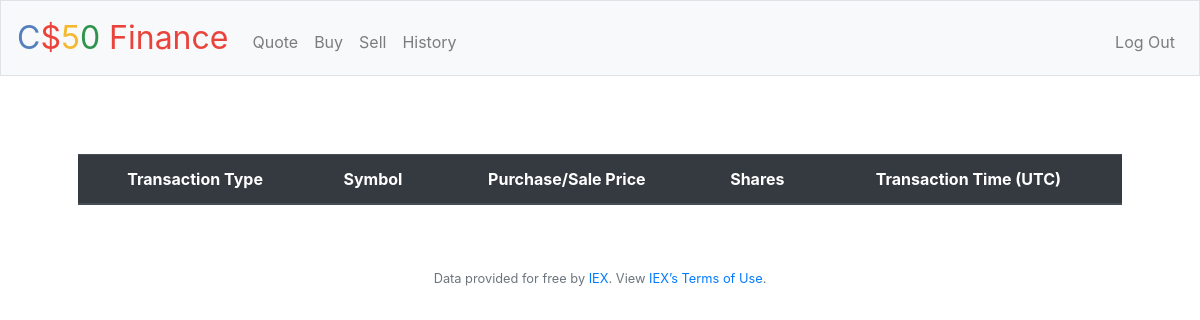
Before: /history (signed in) with the older database file.
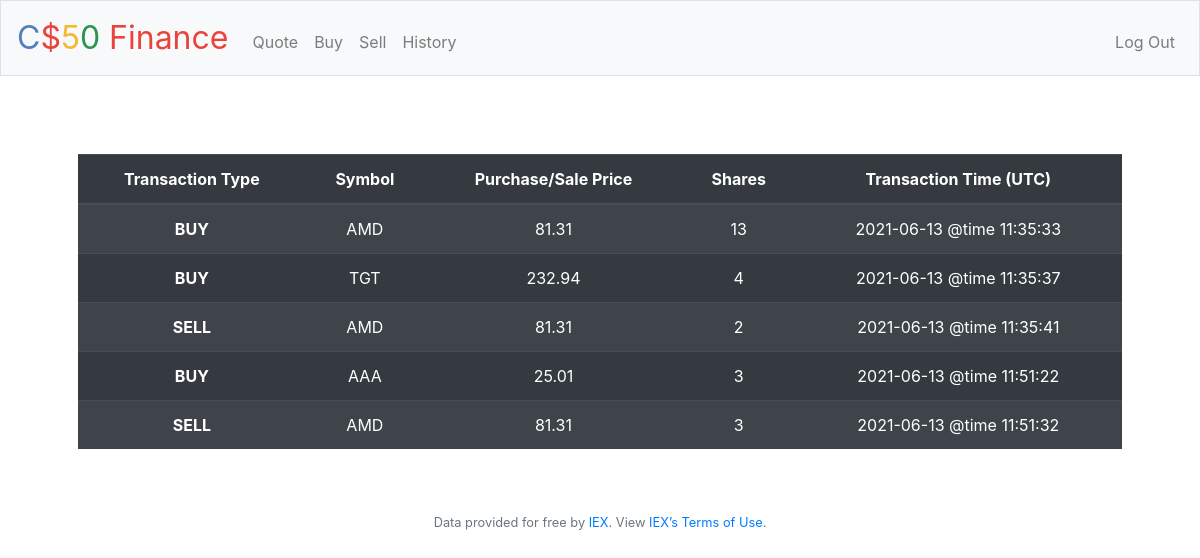
After: the same page with the newer database file.
### tables this page shows
CREATE TABLE orders (id INTEGER, user_id NUMERIC NOT NULL, symbol TEXT NOT NULL,             shares NUMERIC NOT NULL, price NUMERIC NOT NULL, timestamp TEXT, PRIMARY KEY(id),             FOREIGN KEY(user_id) REFERENCES users(id));

### application.py (the view)
@app.route("/history")
@login_required
def history():
    rows = db.execute("SELECT symbol, shares, price, timestamp FROM orders WHERE user_id = ?", session["user_id"])
    return render_template("history.html", rows = rows)

### application.py (called while the page is built)
@app.after_request
def after_request(response):
    response.headers["Cache-Control"] = "no-cache, no-store, must-revalidate"
    response.headers["Expires"] = 0
    response.headers["Pragma"] = "no-cache"
    return response

### helpers.py (called while the page is built)
def login_required(f):
    @wraps(f)
    def decorated_function(*args, **kwargs):
        if session.get("user_id") is None:
            return redirect("/login")
        return f(*args, **kwargs)
    return decorated_function

### templates/history.html (shortened to what this page needs)
{% extends "layout.html" %}
{% block main %}
    <table style='margin-top: 30px' class="table table-striped table-dark">
      <thead>
        <tr>
          <th scope="col"> Transaction Type </th>
          <th scope="col"> Symbol </th>
          <th scope="col"> Purchase/Sale Price </th>
          <th scope="col"> Shares </th>
          <th scope="col"> Transaction Time (UTC) </th>
        </tr>
      </thead>
      <tbody>
        {% for row in rows %}
        <tr>
          <th scope="row">
              {{ "BUY" if row["shares"] > 0 else "SELL" }}
          </th>
          <td>  {{ row["symbol"] }}  </td>
          <td>  {{ row["price"] }}  </td>
          <td>  {{ row["shares"]|abs }}  </td>
          <td>  {{ row["timestamp"] }}  </td>
        </tr>
        {% endfor %}
      </body>
{% endblock %}

### templates/layout.html (shortened to what this page needs)
<!DOCTYPE html>
<html lang="en">
    <head>
        <link rel="stylesheet" href="https://cdn.jsdelivr.net/npm/bootstrap@4.5.3/dist/css/bootstrap.min.css">
        <link href="/static/styles.css" rel="stylesheet">
    </head>
    <body>
        <nav class="navbar navbar-expand-md navbar-light bg-light border">
            <a class="navbar-brand" href="/"><span class="blue">C</span><span class="red">$</span><span class="yellow">5</span><span class="green">0</span> <span class="red">Finance</span></a>
            <div class="collapse navbar-collapse" id="navbar">
                {% if session.user_id %}
                    <ul class="navbar-nav mr-auto mt-2">
                        <li class="nav-item"><a class="nav-link" href="/quote">Quote</a></li>
                        <li class="nav-item"><a class="nav-link" href="/buy">Buy</a></li>
                        <li class="nav-item"><a class="nav-link" href="/sell">Sell</a></li>
                        <li class="nav-item"><a class="nav-link" href="/history">History</a></li>
                    </ul>
                    <ul class="navbar-nav ml-auto mt-2">
                        <li class="nav-item"><a class="nav-link" href="/logout">Log Out</a></li>
                    </ul>
                {% else %}
                    <ul class="navbar-nav ml-auto mt-2">
                        <li class="nav-item"><a class="nav-link" href="/register">Register</a></li>
                        <li class="nav-item"><a class="nav-link" href="/login">Log In</a></li>
                    </ul>
                {% endif %}
            </div>
        </nav>
        <main class="container p-5">
            {% block main %}{% endblock %}
        <footer class="small text-center text-muted">
            Data provided for free by <a href="https://iextrading.com/developer">IEX</a>. View <a href="https://iextrading.com/api-exhibit-a/">IEX’s Terms of Use</a>.
        </footer>
    </body>
</html>

### static/styles.css (style rules this page uses)
nav .navbar-brand { font-size: xx-large; }
nav .navbar-brand .blue { color: #537fbe; }
nav .navbar-brand .red { color: #ea433b; }
nav .navbar-brand .yellow { color: #f5b82e; }
nav .navbar-brand .green { color: #2e944b; }
main { overflow-x: auto; text-align: center; }

Changed rows visible on the page:
now on this page (row edited): orders: shares "BUY", symbol "AMD", price "81.31", shares|abs "13", timestamp "2021-06-13 @time 11:35:33"
now on this page (row edited): orders: shares "BUY", symbol "TGT", price "232.94", shares|abs "4", timestamp "2021-06-13 @time 11:35:37"
now on this page (row edited): orders: shares "SELL", symbol "AMD", price "81.31", shares|abs "2", timestamp "2021-06-13 @time 11:35:41"
now on this page (row edited): orders: shares "BUY", symbol "AAA", price "25.01", shares|abs "3", timestamp "2021-06-13 @time 11:51:22"
now on this page (row edited): orders: shares "SELL", symbol "AMD", price "81.31", shares|abs "3", timestamp "2021-06-13 @time 11:51:32"
